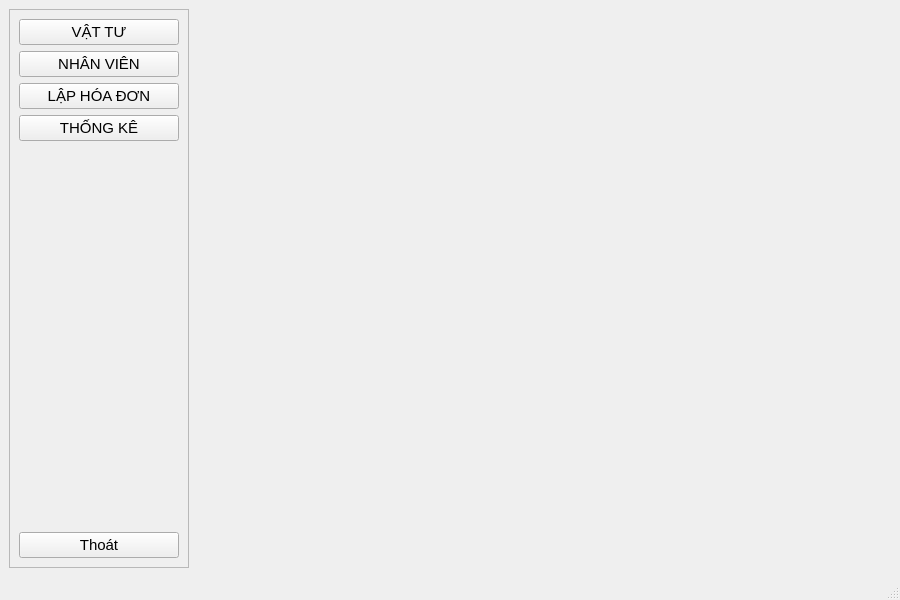
<?xml version="1.0" encoding="UTF-8"?>
<ui version="4.0">
 <class>MainWindow</class>
 <widget class="QMainWindow" name="MainWindow">
  <property name="geometry">
   <rect>
    <x>0</x>
    <y>0</y>
    <width>900</width>
    <height>600</height>
   </rect>
  </property>
  <property name="font">
   <font>
    <pointsize>11</pointsize>
   </font>
  </property>
  <property name="windowTitle">
   <string>Quan Ly Nhap Xuat Vat Tu</string>
  </property>
  <widget class="QWidget" name="centralwidget">
   <layout class="QHBoxLayout" name="mainLayout">
    <item>
     <widget class="QFrame" name="sidebar">
      <property name="minimumSize">
       <size>
        <width>180</width>
        <height>0</height>
       </size>
      </property>
      <property name="maximumSize">
       <size>
        <width>180</width>
        <height>16777215</height>
       </size>
      </property>
      <property name="frameShape">
       <enum>QFrame::Shape::StyledPanel</enum>
      </property>
      <property name="frameShadow">
       <enum>QFrame::Shadow::Raised</enum>
      </property>
      <layout class="QVBoxLayout" name="sidebarLayout">
       <item>
        <widget class="QPushButton" name="btnVatTu">
         <property name="text">
          <string>VẬT TƯ</string>
         </property>
        </widget>
       </item>
       <item>
        <widget class="QPushButton" name="btnNhanVien">
         <property name="text">
          <string>NHÂN VIÊN</string>
         </property>
        </widget>
       </item>
       <item>
        <widget class="QPushButton" name="btnHoaDon">
         <property name="text">
          <string>LẬP HÓA ĐƠN</string>
         </property>
        </widget>
       </item>
       <item>
        <widget class="QPushButton" name="btnThongKe">
         <property name="text">
          <string>THỐNG KÊ</string>
         </property>
        </widget>
       </item>
       <item>
        <spacer name="verticalSpacer">
         <property name="orientation">
          <enum>Qt::Orientation::Vertical</enum>
         </property>
         <property name="sizeHint" stdset="0">
          <size>
           <width>20</width>
           <height>40</height>
          </size>
         </property>
        </spacer>
       </item>
       <item>
        <widget class="QPushButton" name="btnThoat">
         <property name="text">
          <string>Thoát</string>
         </property>
        </widget>
       </item>
      </layout>
     </widget>
    </item>
    <item>
     <widget class="QStackedWidget" name="stack"/>
    </item>
   </layout>
  </widget>
  <widget class="QMenuBar" name="menubar">
   <property name="geometry">
    <rect>
     <x>0</x>
     <y>0</y>
     <width>900</width>
     <height>30</height>
    </rect>
   </property>
  </widget>
  <widget class="QStatusBar" name="statusbar"/>
 </widget>
 <resources/>
 <connections/>
</ui>
